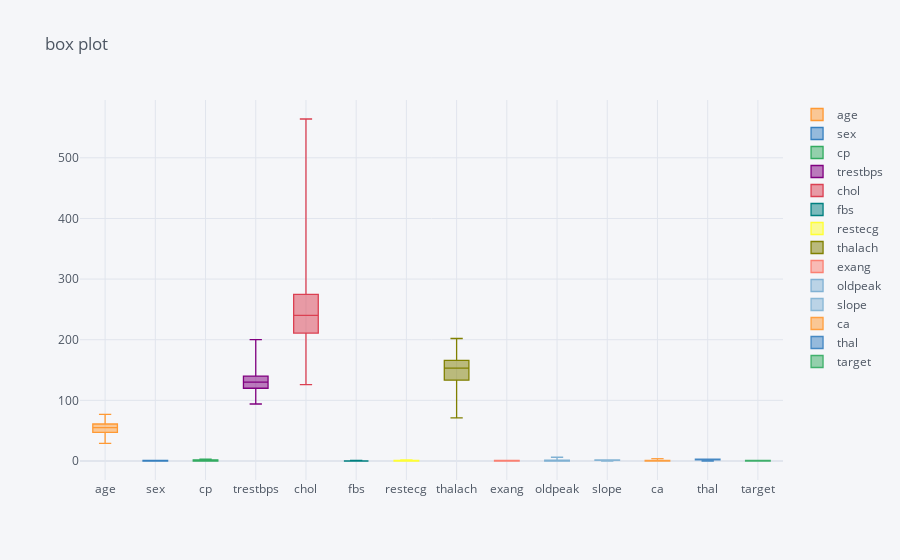

Notebook code cell kept with this figure:
### Code cell
df.iplot(kind='box',title='box plot')
# click on features in the legend of the plot

### Figure 1 — Plotly figure (JSON) as saved in the notebook; plotly's stock layout.template omitted (floating-point values rounded to 4 significant figures; data arrays with more than 128 entries replaced by an {"elided": "..."} marker saying what was removed)
{"data": [{"boxpoints": false, "line": {"width": 1.3}, "marker": {"color": "rgba(255, 153, 51, 1.0)"}, "name": "age", "orientation": "v", "type": "box", "y": {"elided": "303 int values"}}, {"boxpoints": false, "line": {"width": 1.3}, "marker": {"color": "rgba(55, 128, 191, 1.0)"}, "name": "sex", "orientation": "v", "type": "box", "y": {"elided": "303 int values"}}, {"boxpoints": false, "line": {"width": 1.3}, "marker": {"color": "rgba(50, 171, 96, 1.0)"}, "name": "cp", "orientation": "v", "type": "box", "y": {"elided": "303 int values"}}, {"boxpoints": false, "line": {"width": 1.3}, "marker": {"color": "rgba(128, 0, 128, 1.0)"}, "name": "trestbps", "orientation": "v", "type": "box", "y": {"elided": "303 int values"}}, {"boxpoints": false, "line": {"width": 1.3}, "marker": {"color": "rgba(219, 64, 82, 1.0)"}, "name": "chol", "orientation": "v", "type": "box", "y": {"elided": "303 int values"}}, {"boxpoints": false, "line": {"width": 1.3}, "marker": {"color": "rgba(0, 128, 128, 1.0)"}, "name": "fbs", "orientation": "v", "type": "box", "y": {"elided": "303 int values"}}, {"boxpoints": false, "line": {"width": 1.3}, "marker": {"color": "rgba(255, 255, 51, 1.0)"}, "name": "restecg", "orientation": "v", "type": "box", "y": {"elided": "303 int values"}}, {"boxpoints": false, "line": {"width": 1.3}, "marker": {"color": "rgba(128, 128, 0, 1.0)"}, "name": "thalach", "orientation": "v", "type": "box", "y": {"elided": "303 int values"}}, {"boxpoints": false, "line": {"width": 1.3}, "marker": {"color": "rgba(251, 128, 114, 1.0)"}, "name": "exang", "orientation": "v", "type": "box", "y": {"elided": "303 int values"}}, {"boxpoints": false, "line": {"width": 1.3}, "marker": {"color": "rgba(128, 177, 211, 1.0)"}, "name": "oldpeak", "orientation": "v", "type": "box", "y": {"elided": "303 float values"}}, {"boxpoints": false, "line": {"width": 1.3}, "marker": {"color": "rgba(128, 177, 211, 0.8999999999999999)"}, "name": "slope", "orientation": "v", "type": "box", "y": {"elided": "303 int values"}}, {"boxpoints": false, "line": {"width": 1.3}, "marker": {"color": "rgba(255, 153, 51, 0.8999999999999999)"}, "name": "ca", "orientation": "v", "type": "box", "y": {"elided": "303 int values"}}, {"boxpoints": false, "line": {"width": 1.3}, "marker": {"color": "rgba(55, 128, 191, 0.8999999999999999)"}, "name": "thal", "orientation": "v", "type": "box", "y": {"elided": "303 int values"}}, {"boxpoints": false, "line": {"width": 1.3}, "marker": {"color": "rgba(50, 171, 96, 0.8999999999999999)"}, "name": "target", "orientation": "v", "type": "box", "y": {"elided": "303 int values"}}], "layout": {"legend": {"bgcolor": "#F5F6F9", "font": {"color": "#4D5663"}}, "paper_bgcolor": "#F5F6F9", "plot_bgcolor": "#F5F6F9", "title": {"font": {"color": "#4D5663"}, "text": "box plot"}, "xaxis": {"gridcolor": "#E1E5ED", "showgrid": true, "tickfont": {"color": "#4D5663"}, "title": {"font": {"color": "#4D5663"}, "text": ""}, "zerolinecolor": "#E1E5ED"}, "yaxis": {"gridcolor": "#E1E5ED", "showgrid": true, "tickfont": {"color": "#4D5663"}, "title": {"font": {"color": "#4D5663"}, "text": ""}, "zerolinecolor": "#E1E5ED"}}}
